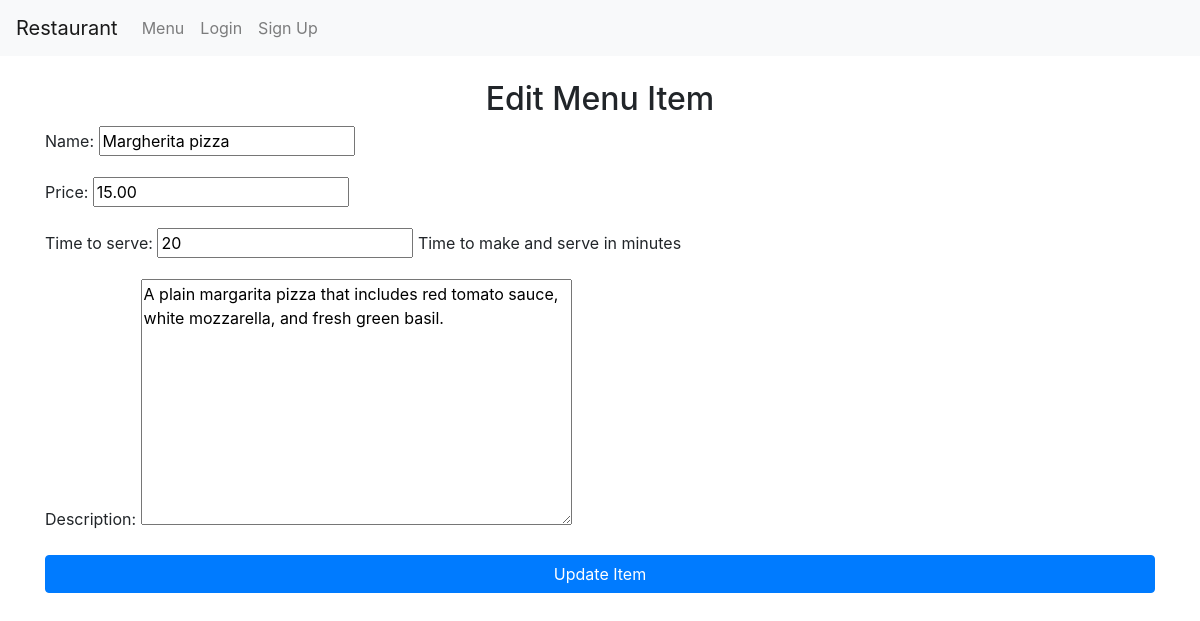
The app's page /items/2/edit/ (signed in) with its own data.
### restaurant/models.py (models this page shows)
class MenuItem(models.Model):
    name = models.CharField(max_length=100)
    description = models.TextField()
    price = models.DecimalField(max_digits=6, decimal_places=2)
    time_to_serve = models.IntegerField(help_text="Time to make and serve in minutes")

### restaurant/views.py (the view)
# urls.py: path('items/<int:pk>/edit/', views.item_update, name='edit_menu_item'),
@login_required
def item_update(request, pk):
    item = get_object_or_404(MenuItem, pk=pk)
    if request.method == "POST":
        form = MenuItemForm(request.POST, instance=item)
        if form.is_valid():
            form.save()
            return redirect('restaurant:item_detail', pk=pk)
    else:
        form = MenuItemForm(instance=item)
    return render(request, "restaurant/item_form.html", {"form": form})

### restaurant/forms.py
class MenuItemForm(forms.ModelForm):
    class Meta:
        model = MenuItem
        fields = ['name', 'price', 'time_to_serve', 'description']

### IS424-Project-main/restaurant/templates/restaurant/item_form.html (shortened to what this page needs)
{% extends "restaurant/layout.html" %}
{% block body %}
<h2 class="text-center">{% if form.instance.pk %}Edit{% else %}Add{% endif %} Menu Item</h2>
<form method="post" class="form-signin">
    {{ form.as_p }}
    <button type="submit" class="btn btn-primary btn-block">{% if form.instance.pk %}Update{% else %}Add{% endif %} Item</button>
</form>
{% endblock %}

### records on screen
MenuItem: name "Margherita pizza", price "15.00", time_to_serve "20", description "A plain margarita pizza that includes red tomato sauce, white mozzarella, and fresh green basil."
